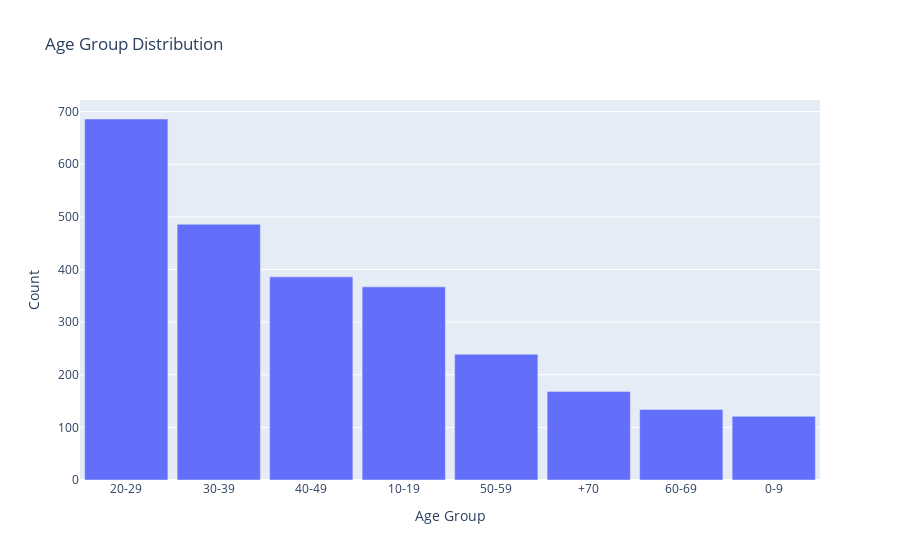

The notebook cell this image was saved under:
### Code cell
# plot age group
age_group_counts = df['age_group'].value_counts()
fig = go.Figure(data=[go.Bar(x=age_group_counts.index, y=age_group_counts.values)])
fig.update_layout(
    title='Age Group Distribution',
    xaxis_title='Age Group',
    yaxis_title='Count',
    bargap=0.1
)

fig.show()

### Figure 1 — Plotly figure (JSON) as saved in the notebook; plotly's stock layout.template omitted (floating-point values rounded to 4 significant figures)
{"data": [{"type": "bar", "x": ["20-29", "30-39", "40-49", "10-19", "50-59", "+70", "60-69", "0-9"], "y": [686, 486, 386, 367, 239, 168, 134, 121]}], "layout": {"bargap": 0.1, "title": {"text": "Age Group Distribution"}, "xaxis": {"title": {"text": "Age Group"}}, "yaxis": {"title": {"text": "Count"}}}}
